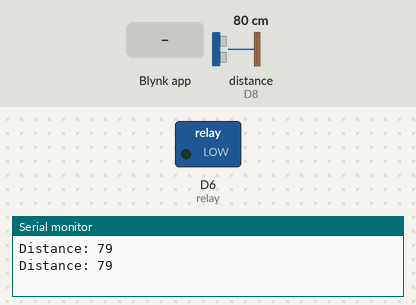
Bench run of a sketch on a simulated ESP8266 (NodeMCU). Parts: switched loads named in the sketch (green lamp = pin HIGH), the last lines printed to the serial monitor. Wiring (inferred from the names in the program): ultrasonic range finder: trigger D7; echo D8. The test bench sets the inputs (shaded band); at power-on: distance to the obstacle (sensor on D8) 80 cm. The echo pulse lasts 58.3 µs per cm; WiFi joins after 1.5 s; servers stay silent unless stated; pins used as bus, display or sensor lines are not drawn.

Above: at 6.2 s.
6.3 s: Blynk app writes 1 to V0
At 7.0 s:
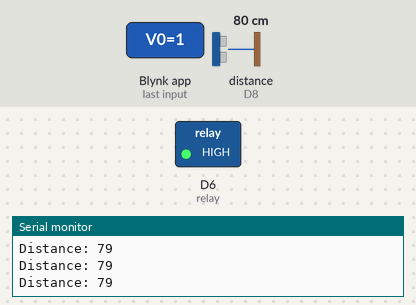
7.9 s: Blynk app writes 0 to V0
At 9.2 s:
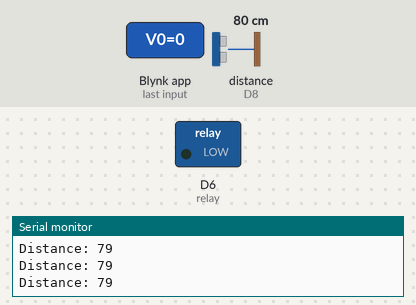
10.0 s: Blynk app writes 200 to V0
At 11.4 s:
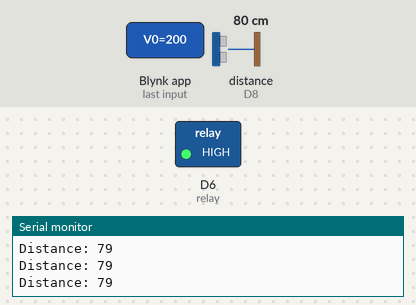
Timing chart, 0 to 13.0 s (numbered marks = the images above; inputs shaded):
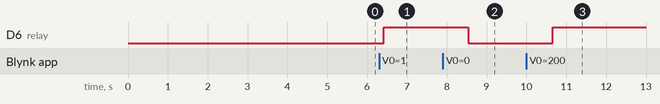

The sketch:

Fish_Pond_Water_Notification_with_IoT.ino
```cpp
#define BLYNK_PRINT Serial
#include <ESP8266WiFi.h>
#include <BlynkSimpleEsp8266.h>

char auth[] = "your token";
char ssid[] = "your wifi SSID";
char pass[] = "your wifi password";

const int trig = D7;
const int echo = D8;
const int relay = D6;
bool getV0;
long duration;
int distance;

BLYNK_WRITE(V0){
  getV0 = param.asInt();
}
WidgetLCD lcd(V1);

void setup() {
  // put your setup code here, to run once:
Blynk.begin(auth, ssid, pass);

pinMode(trig, OUTPUT);
pinMode(relay, OUTPUT);
pinMode(echo, INPUT);
Serial.begin(9600);
lcd.clear();
lcd.print(2,0,"Welcome Back");
lcd.print(5,1,"Master");
delay(3000);
lcd.clear();
digitalWrite(relay, LOW);
delay(200);
}

void loop() {
  // put your main code here, to run repeatedly:
Blynk.run();

digitalWrite(trig, LOW);
delayMicroseconds(2);
digitalWrite(trig, HIGH);
delayMicroseconds(10);
digitalWrite(trig, LOW);

duration = pulseIn(echo, HIGH);
distance = duration*(0.034/2);

Serial.print("Distance: ");
Serial.println(distance);

if (getV0 == 1){
  digitalWrite(relay, HIGH);
  delay(500);
}
else{
  digitalWrite(relay, LOW);
  delay(500);
}
if (distance <= 20){
  lcd.clear();
  lcd.print(0,0,"Water in the");
  lcd.print(0,1,"pond is enough");
  delay(200);
}
else if (distance >= 60){
  lcd.clear();
  lcd.print(0,0,"Water in the");
  lcd.print(0,1,"pond isn't enough");
  delay(200);
}
}
```

Measured:
- after the input at 6.3 s, D6 (relay): LOW → HIGH after 0.12 s
- after the input at 7.9 s, D6 (relay): HIGH → LOW after 0.64 s
- after the input at 10.0 s, D6 (relay): LOW → HIGH after 0.65 s
